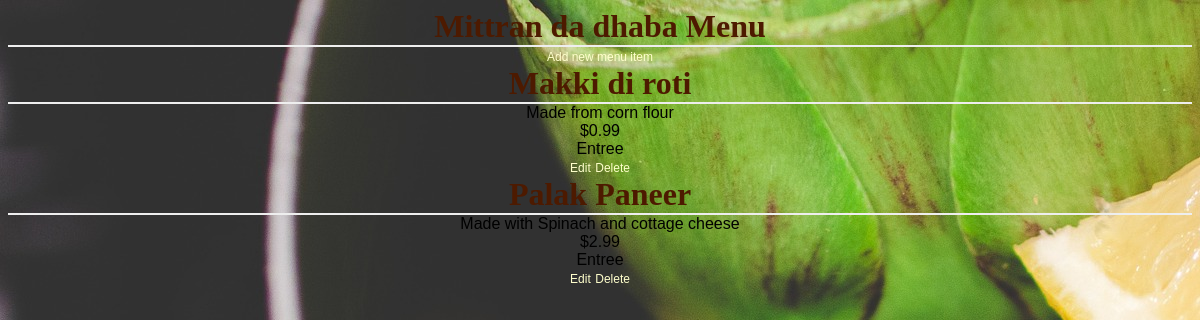
The app's page /restaurant/4/menu with its own data.
### database_setup.py (models this page shows, shortened)
class Restaurant(Base):
    __tablename__ = 'restaurant'
    name = Column(String(80),nullable =False)
    id = Column(Integer, primary_key = True)

class MenuItem(Base):
    __tablename__ = 'menu_item'
    name = Column(String(80),nullable =False)
    id = Column(Integer, primary_key = True)
    course = Column(String(80))
    description = Column(String(250))
    price = Column(String(8))
    restaurant_id = Column(Integer, ForeignKey('restaurant.id'))
    restaurant = relationship(Restaurant)

### finalproject.py (the view)
@app.route('/restaurant/<int:restaurant_id>')
@app.route('/restaurant/<int:restaurant_id>/menu')
def showMenu(restaurant_id):
    restaurant = session.query(Restaurant).filter_by(id = restaurant_id).first()
    items = session.query(MenuItem).filter_by(restaurant_id=restaurant_id)
    return render_template('menu.html', restaurant = restaurant, items = items)

### templates/menu.html (shortened to what this page needs)
<!DOCTYPE html>
<html lang="en" dir="ltr">
  <head>
    <link rel=stylesheet type=text/css href="{{ url_for('static', filename='styles.css') }}">
  </head>
  <body>
    <h1>{{restaurant.name}} Menu</h1>
    <a href="{{url_for('newMenuItem',restaurant_id=restaurant.id)}}">Add new menu item</a>
    {%if items%}
      {%for item in items%}
        <h1>{{item.name}}</h1>
        {{item.description}}<br>
        {{item.price}}<br>
        {{item.course}}<br>
        <a href="{{url_for('editMenuItem',restaurant_id = restaurant.id, menu_id = item.id)}}">Edit</a>
        <a href="{{url_for('deleteMenuItem',restaurant_id = restaurant.id, menu_id = item.id)}}">Delete</a>
      {%endfor%}
    {%elif not items%}
      <h2>No menu items found</h2>
    {%endif%}
  </body>
</html>

### static/styles.css (style rules this page uses)
body { font-family: sans-serif; background-color: #333333; background-image: url('images/artichokes-1246858_1920.jpg'); text-align: center; }
h1 { color:#4d1a00; }
h1, h2 { font-family: 'Georgia', serif; margin: 0; }
h1 { border-bottom: 2px solid #eee; }
a { text-decoration: none; color:#FFFFCC; font-size: .75em; }

### records on screen
Restaurant: name "Mittran da dhaba"
MenuItem: name "Makki di roti", description "Made from corn flour", price "$0.99", course "Entree"
MenuItem: name "Palak Paneer", description "Made with Spinach and cottage cheese", price "$2.99", course "Entree"
